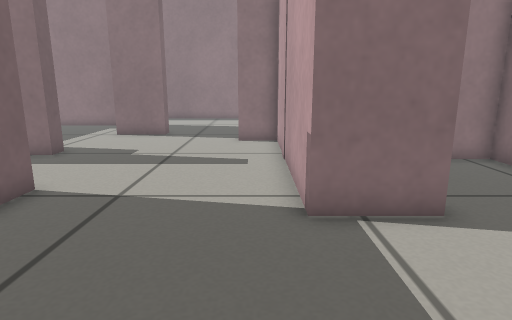
[1] (above)

18 first-person views from a walk through a robot-simulator world made for Gazebo. The camera is 0.46 m above the floor, tilts 12° down and sees 75° across. The floor is counted in squares, 0.2 m on a side. Each view is taken from the middle of a square. On the plan, view 1 faces up. The plan holds only what a view shows up to about 19 squares ahead; the rest is blank.

[2]
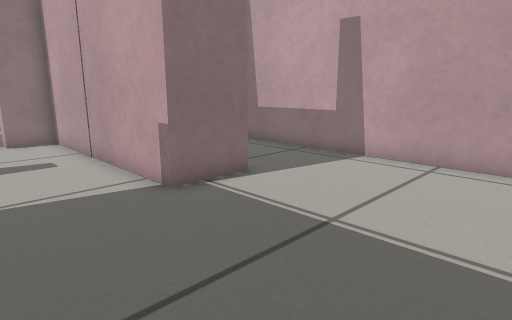

[3]
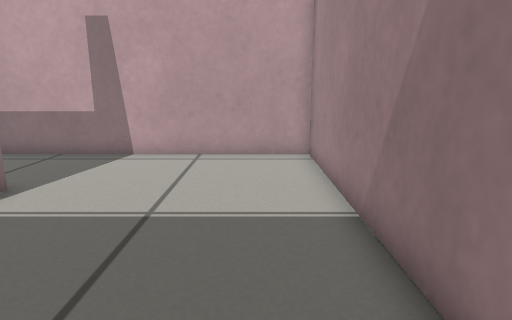

[4]
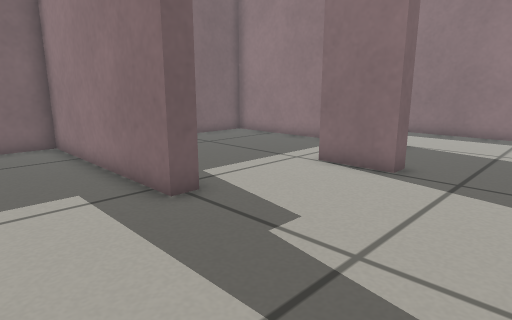

[5]
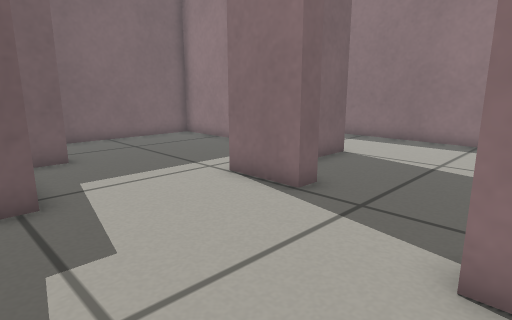

[6]
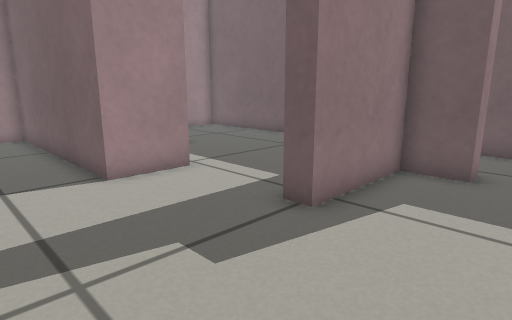

[7]
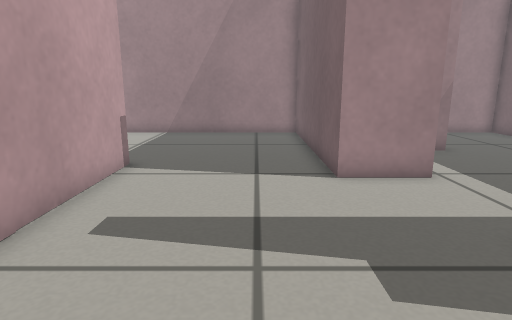

[8]
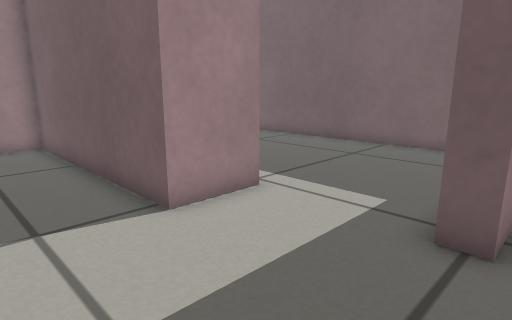

[9]
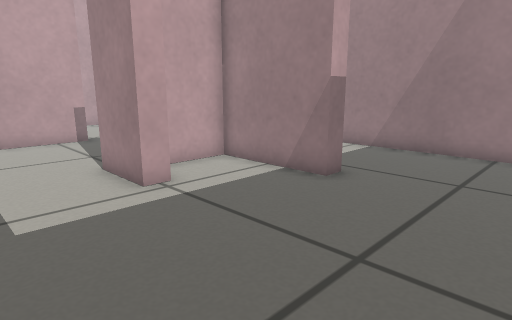

[10]
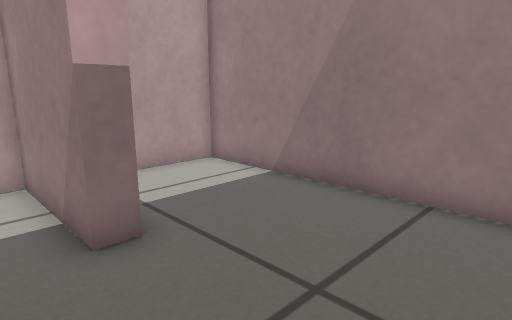

[11]
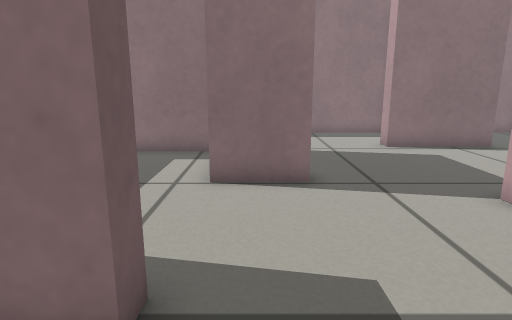

[12]
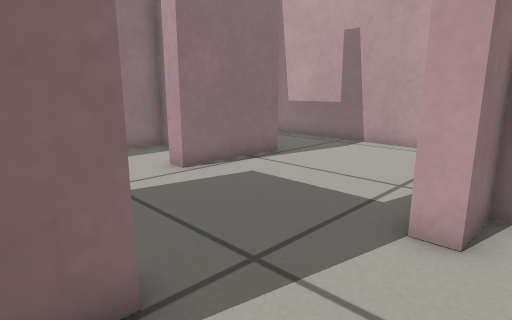

[13]
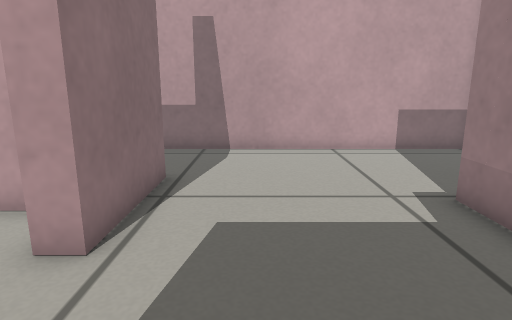

[14]
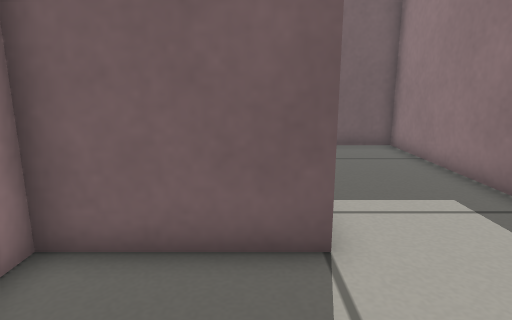

[15]
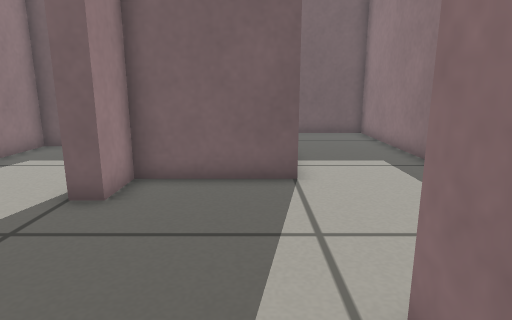

[16]
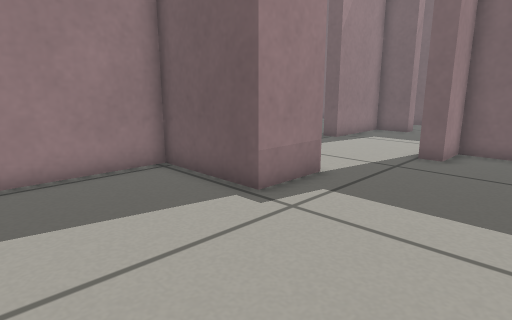

[17]
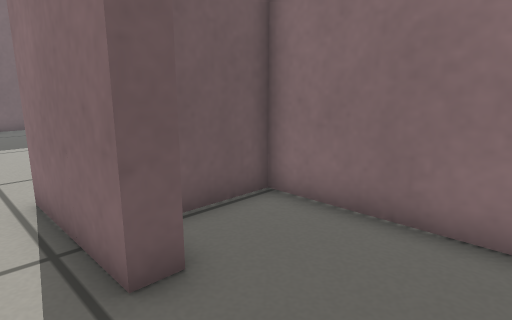

[18]
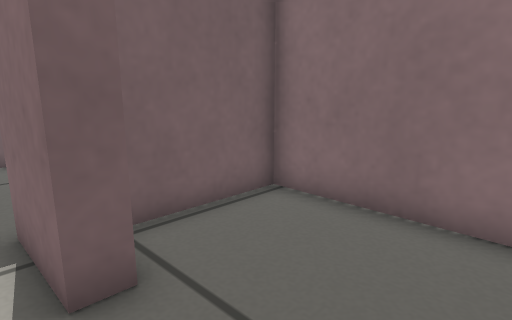

### Floor plan
Ten units are one square. View 1 is at (0, 0); x grows to the right and y downward. Boxes are objects, and circles mark ways between rooms. Rooms are numbered by the first view taken in them; rooms with no view inside come last. Other rooms are left out.
<svg viewBox="-162 -271 245 295">
<path fill="none" stroke="#000" d="M35 -66 35 -58 10 -58 10 -75M-52 -75 -52 19 78 19 78 -109 17 -109 17 -73M-77 -75 -52 -75M-47 -178 -47 -171 -72 -171M-115 -141 -115 -124 -72 -124 -72 -116 -84 -116M10 -75 10 -150 -7 -150 -7 -158M-77 -66 -77 -75M-102 -35 -59 -35 -59 -58M-84 -116 -157 -116 -157 -36M10 -244 10 -266 -157 -266 -157 -233M35 -233 35 -224 -7 -224 -7 -232M-7 -158 17 -158 17 -117 59 -117M-64 -221 -64 -178 -47 -178M75 -266 17 -266 17 -241M78 -119 78 -261M-122 -141 -115 -141M-77 -213 -157 -213 -157 -134M-102 -28 -102 -35M-157 -36 -157 19 -59 19 -59 -9"/>
<circle cx="-20" cy="-65" r="3" fill="#2a7"/>
<circle cx="-88" cy="-95" r="3" fill="#2a7"/>
<circle cx="-25" cy="-170" r="3" fill="#2a7"/>
<circle cx="-95" cy="-155" r="3" fill="#2a7"/>
<circle cx="-130" cy="-30" r="3" fill="#2a7"/>
<text x="20" y="-40">1</text>
<text x="-50" y="-120">2</text>
<text x="-110" y="-70">3</text>
<text x="-10" y="-210">4</text>
<text x="-120" y="-180">5</text>
<text x="-110" y="-10">6</text>
</svg>
Room 1 opens to room 2. Room 2 opens to room 3. Room 2 opens to room 4. Room 2 opens to room 5. Room 3 opens to room 6.

Where each view was taken, in squares from view 1:
view 1: 0 up, 0 right, facing up
view 2: 1 down, 3 left, facing up-right
view 3: 0 up, 4 left, facing right
view 4: 8 up, 1 left, facing up-left
view 5: 11 up, 0 right, facing up-left
view 6: 16 up, 2 left, facing down-left
view 7: 16 up, 3 left, facing down
view 8: 13 up, 2 left, facing down-left
view 9: 11 up, 15 left, facing down-right
view 10: 5 up, 15 left, facing down-right
view 11: 9 up, 6 left, facing up
view 12: 14 up, 6 left, facing up-right
view 13: 20 up, 5 left, facing right
view 14: 21 up, 2 left, facing left
view 15: 21 up, 2 right, facing left
view 16: 21 up, 7 right, facing down-left
view 17: 21 up, 7 right, facing up-left
view 18: 5 up, 7 right, facing up-left
